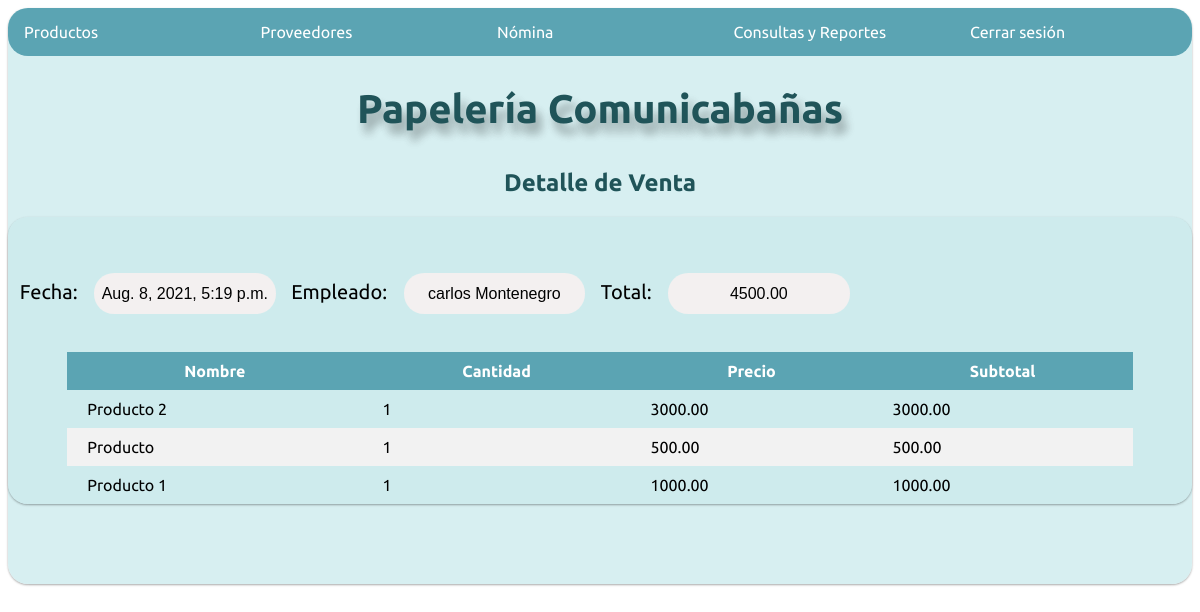
Screenshot of /detalleVenta/5 with the database file from the repository.
### Datos/models.py (models this page shows, shortened)
class Venta(models.Model):
    id = models.AutoField(primary_key=True)
    Empleado = models.ForeignKey(Empleado, on_delete=models.CASCADE)
    Fecha = models.DateTimeField(auto_now_add=True)
    Total = models.DecimalField(max_digits=10, decimal_places=2)

class Empleado(models.Model):
    DNI = models.IntegerField(primary_key=True)
    Nombre = models.CharField(max_length=100)
    Apellido = models.CharField(max_length=100)
    Cargo = models.CharField(max_length=100)
    Estado = models.CharField(max_length=10)
    Password = models.CharField(max_length=100, default='1234')
    logged = models.BooleanField(default=False)

class DetalleVenta(models.Model):
    Producto = models.ForeignKey(Producto, on_delete=models.CASCADE)
    Venta = models.ForeignKey(Venta, on_delete=models.CASCADE)
    Subtotal = models.DecimalField(max_digits=10, decimal_places=2)
    Cantidad = models.IntegerField()

class Producto(models.Model):
    Codigo = models.CharField(max_length=20, primary_key=True)
    Nombre = models.CharField(max_length=50)
    Referencia = models.CharField(max_length=50)
    Categoria = models.CharField(max_length=50)
    Precio = models.DecimalField(max_digits=10, decimal_places=2)
    Existencia = models.IntegerField()

### Papeleria/views.py (the view)
# urls.py: path('detalleVenta/<str:codigo>',v.detalleV, name= 'detalleV'),
def detalleV(request,codigo):
    if checkLG():
        venta = Venta.objects.get(id=codigo)
        detalles = DetalleVenta.objects.filter(Venta=venta)
        print(detalles)
        return render(request, 'detalleVenta.html', {'venta': venta, 'detalles': detalles})
    return render(request, 'login.html')

### Datos/views.py (called while the page is built)
def checkLG():
    empleados = Empleado.objects.all()
    for empleado in empleados:
        if empleado.logged == True:
            return True
    return False

### Papeleria/Templates/detalleVenta.html (shortened to what this page needs)
{% extends "Base.html" %}
{% load static %}
{% block content %}
<head>
    <link rel="stylesheet" href='{% static "css/detalleventa.css" %}'>
</head>
<header style="text-align: center;">
    <h2 class=" subtitle" style=" padding-top: 10px; color:#205459" >Detalle de Venta</h2>
</header>
<div class ="row center-xs" >
    <div class="card col-md-10 col-sm-10 col-xs-10">
        <br>
        <br>
        <label class="label" for="Fecha">Fecha: </label>
        <input type="text" class="form-control" id="Fecha" value="{{venta.Fecha}}" readonly>
        <label class= "label" for="Empleado">Empleado: </label>
        <input type="text" class="form-control" id="Empleado" value="{{venta.Empleado.Nombre}} {{venta.Empleado.Apellido}}" readonly>
        <label class= "label" for="Total">Total: </label>
        <input type="text" class="form-control" id="Total" value="{{venta.Total}}" readonly>
        <br>
        <br>
        <table>
            <thead>
                <tr>
                    <th>Nombre</th>
                    <th>Cantidad</th>
                    <th>Precio</th>
                    <th>Subtotal</th>
                </tr>
            </thead>
            <tbody>
                {% for item in detalles %}
                <tr>
                    <td>{{item.Producto.Nombre}}</td>
                    <td>{{item.Cantidad}}</td>
                    <td>{{item.Producto.Precio}}</td>
                    <td>{{item.Subtotal}}</td>
                </tr>
                {% endfor %}
            </tbody>
        </table>
    </div>
</div>
{% endblock %}

### Papeleria/static/css/StylesProductos.css (style rules this page uses)
body { font-family:'Ubuntu', sans-serif; }
.card { border-radius: 20px; background-color: rgba(204, 235, 237, 0.781); box-shadow: 0 1px 3px rgba(0, 0, 0, 0.12), 0 1px 2px rgba(0, 0, 0, 0.24); }
table { width: 90%; border: 20px darkgray; border-collapse: collapse ; margin-left: 5%; margin-right: 5%; margin-bottom: 20px; }
tr:nth-child(even) { background-color: #f2f2f2; }
td, th { padding-left: 20px; padding-right: 20px; padding-top: 10px; padding-bottom: 10px; width: auto !important; white-space: nowrap; }
th { background-color: #5BA4B3; cursor: pointer; user-select: none; color:white; }

### Papeleria/static/css/detalleventa.css (style rules this page uses)
.label { font-size: 20px; margin-right: 1%; margin-left: 1%; }
.form-control { border:none; padding-top:1%; padding-bottom: 1%; width: 15%; text-align: center; user-select: none; margin-top: 20px; background-color: rgb(243, 240, 240); margin-bottom: 20px; font-size: 16px; border-radius: 20px; }

### rows the page displays
Venta: Fecha "Aug. 8, 2021, 5:19 p.m.", Empleado.Nombre "carlos Montenegro", Total "4500.00"
DetalleVenta: Producto.Nombre "Producto 2", Cantidad "1", Producto.Precio "3000.00", Subtotal "3000.00"
DetalleVenta: Producto.Nombre "Producto", Cantidad "1", Producto.Precio "500.00", Subtotal "500.00"
DetalleVenta: Producto.Nombre "Producto 1", Cantidad "1", Producto.Precio "1000.00", Subtotal "1000.00"
